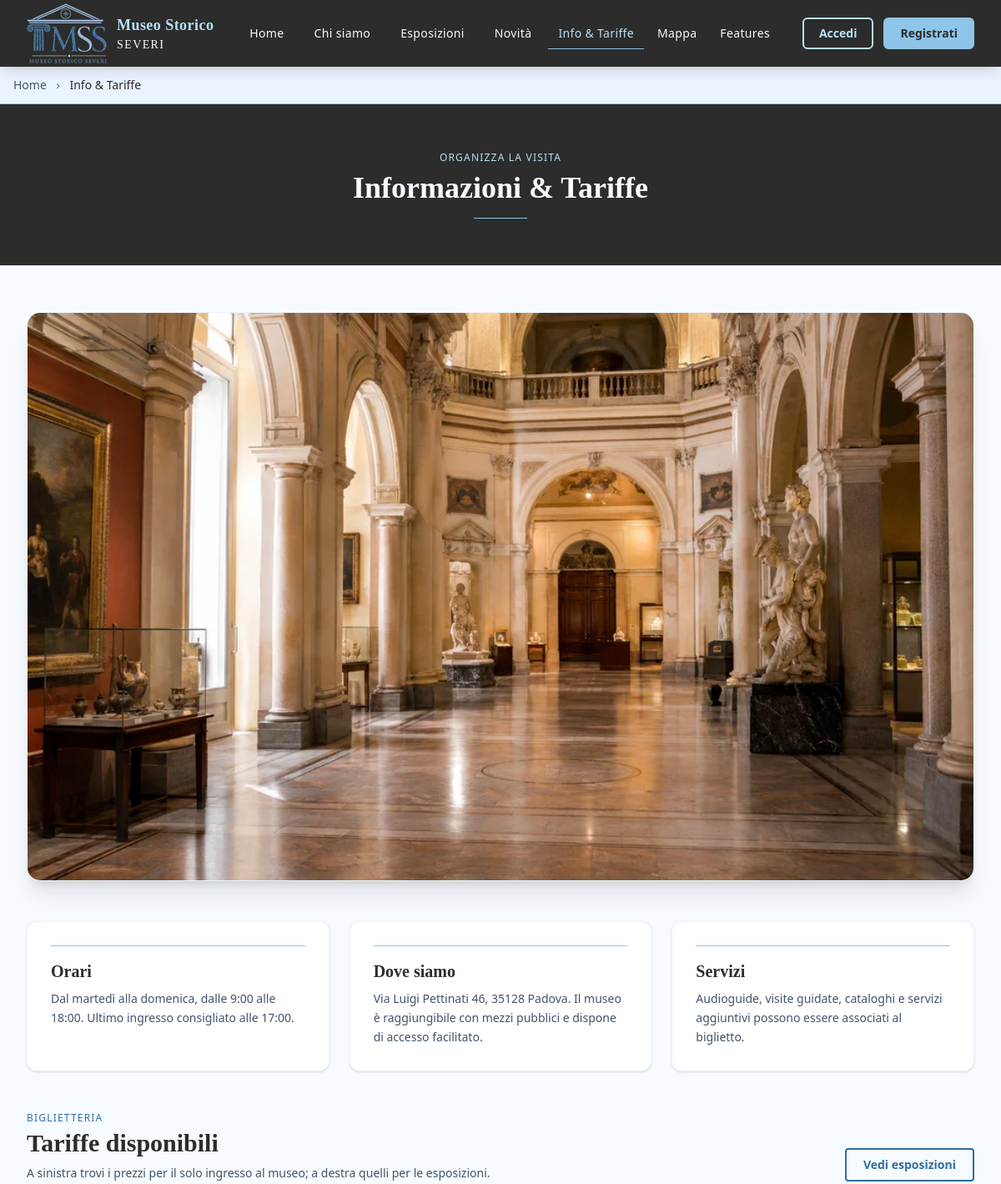
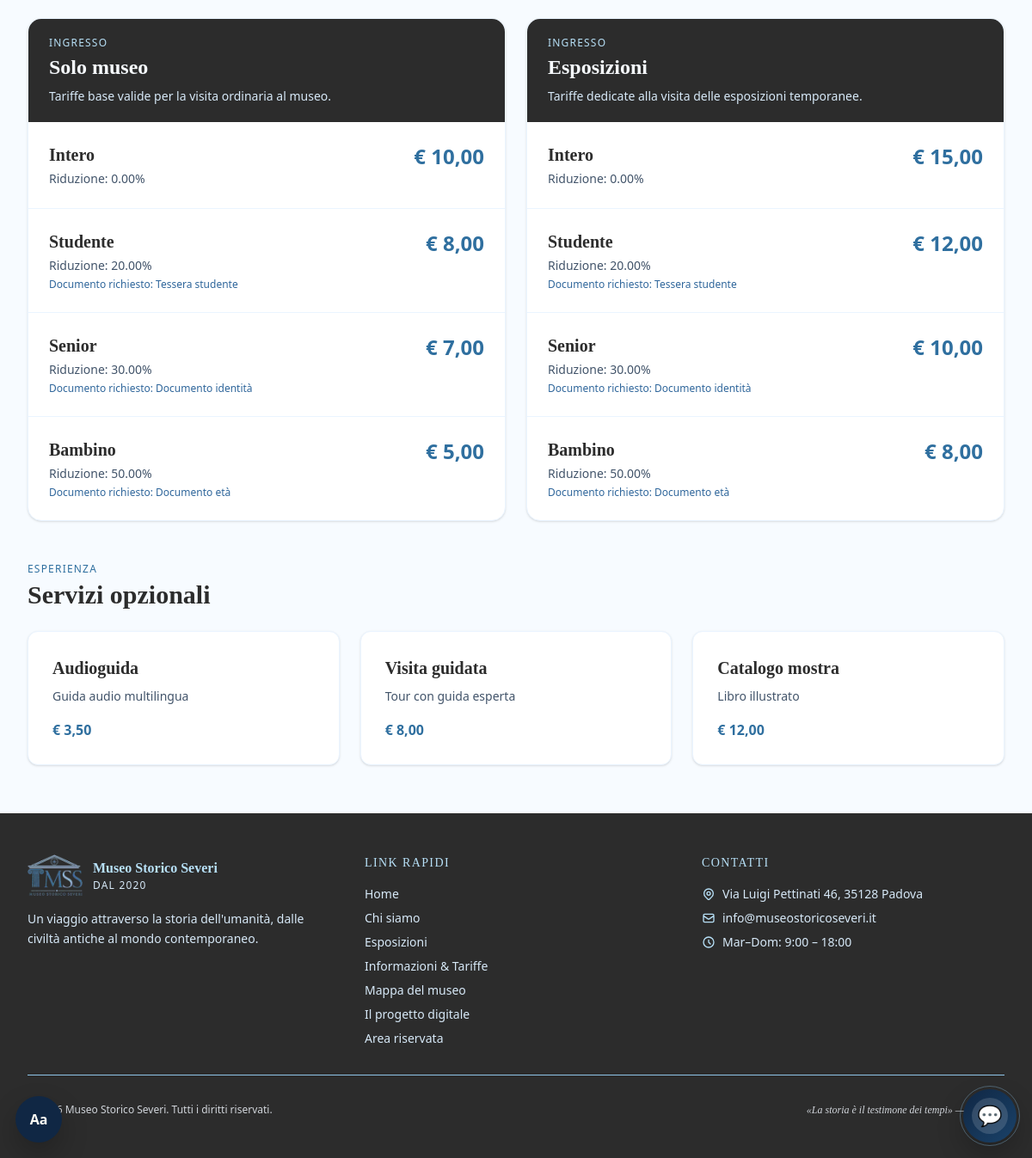
/info.php, run on the app's committed database (2 pictures, top to bottom).
### tables this page shows
CREATE TABLE IF NOT EXISTS Tariffe (
  id_tariffa INT NOT NULL AUTO_INCREMENT,
  tipo_biglietto ENUM('base','esposizione') NOT NULL,
  id_categoria INT NOT NULL,
  prezzo DECIMAL(8,2) NOT NULL,

  PRIMARY KEY (id_tariffa),
  UNIQUE KEY uq_tariffe_tipo_categoria (tipo_biglietto, id_categoria),
  KEY idx_tariffe_categoria (id_categoria),

  CONSTRAINT fk_tariffe_categoria
    FOREIGN KEY (id_categoria)
    REFERENCES Categorie_Riduzione (id_categoria)
    ON UPDATE CASCADE
    ON DELETE RESTRICT,

  CONSTRAINT chk_tariffe_prezzo CHECK (prezzo >= 0)
);

CREATE TABLE IF NOT EXISTS Categorie_Riduzione (
  id_categoria INT NOT NULL AUTO_INCREMENT,
  nome VARCHAR(80) NOT NULL,
  percentuale_sconto DECIMAL(5,2) NOT NULL DEFAULT 0.00,
  documento_richiesto VARCHAR(150) NULL,

  PRIMARY KEY (id_categoria),
  UNIQUE KEY uq_categorie_nome (nome),

  CONSTRAINT chk_categorie_sconto CHECK (percentuale_sconto >= 0 AND percentuale_sconto <= 100)
);

CREATE TABLE IF NOT EXISTS Servizi_Opzionali (
  id_servizio INT NOT NULL AUTO_INCREMENT,
  nome VARCHAR(100) NOT NULL,
  descrizione TEXT NULL,
  prezzo DECIMAL(8,2) NOT NULL,

  PRIMARY KEY (id_servizio),
  UNIQUE KEY uq_servizi_nome (nome),

  CONSTRAINT chk_servizi_prezzo CHECK (prezzo >= 0)
);

### auth.php (called while the page is built, shortened)
<?php
function clean(string $val): string {
    return htmlspecialchars(trim($val), ENT_QUOTES, 'UTF-8');
}

### info.php (the view, shortened to what this page needs)
<?php
require_once __DIR__ . '/auth.php';
try {
    $pdo = getDB();
    $tariffeStmt = $pdo->query("SELECT t.tipo_biglietto, cr.nome AS categoria, cr.percentuale_sconto, cr.documento_richiesto, t.prezzo
                                FROM Tariffe t
                                JOIN Categorie_Riduzione cr ON cr.id_categoria = t.id_categoria
                                ORDER BY FIELD(t.tipo_biglietto,'base','esposizione'), t.prezzo DESC");
    $tariffe = $tariffeStmt->fetchAll();
    $serviziStmt = $pdo->query("SELECT nome, descrizione, prezzo FROM Servizi_Opzionali ORDER BY prezzo ASC");
    $servizi = $serviziStmt->fetchAll();
} catch (Exception $e) {
    $tariffe = [];
    $servizi = [];
}
$tariffeBase = array_values(array_filter($tariffe, fn($t) => ($t['tipo_biglietto'] ?? '') === 'base'));
$tariffeEsposizione = array_values(array_filter($tariffe, fn($t) => ($t['tipo_biglietto'] ?? '') === 'esposizione'));
include __DIR__ . '/header.php';
?>
<div class="bg-avorio-dark border-b border-oro border-opacity-20 py-3">
  <div class="max-w-7xl mx-auto px-4 text-sm text-gray-500 font-body">
    <a href="<?= SITE_URL ?>/index.php" class="hover:text-oro transition-colors">Home</a>
    <span class="mx-2 text-oro">›</span>
    <span class="text-antracite">Info & Tariffe</span>
  </div>
</div>
<section class="bg-antracite py-14">
  <div class="max-w-7xl mx-auto px-4 text-center fade-up">
    <p class="text-oro text-xs uppercase tracking-widest font-body mb-2">Organizza la visita</p>
    <h1 class="font-display text-avorio text-4xl font-bold">Informazioni & Tariffe</h1>
    <div class="w-16 h-px bg-oro mx-auto mt-4"></div>
  </div>
</section>
<main class="max-w-7xl mx-auto px-4 sm:px-6 lg:px-8 py-14">
  <figure class="mb-12 rounded-2xl overflow-hidden shadow-xl border border-avorio-dark bg-white">
    <picture>
      <source srcset="<?= SITE_URL ?>/img/foto/percorso-museale.webp 640w, <?= SITE_URL ?>/img/foto/percorso-museale@2x.webp 960w" sizes="(max-width: 1024px) 100vw, 960px">
      <img src="<?= SITE_URL ?>/img/foto/percorso-museale.webp" width="960" height="576" alt="Percorso museale" class="w-full h-auto object-cover" loading="lazy" decoding="async">
    </picture>
  </figure>
  <section class="grid grid-cols-1 sm:grid-cols-2 lg:grid-cols-3 gap-6 mb-12">
    <article class="bg-white rounded-xl shadow p-7 border border-avorio-dark">
      <div class="w-10 h-px bg-oro mb-4"></div>
      <h2 class="font-display text-xl font-bold text-antracite mb-2">Orari</h2>
      <p class="text-gray-500 text-sm leading-relaxed">Dal martedì alla domenica, dalle 9:00 alle 18:00. Ultimo ingresso consigliato alle 17:00.</p>
    </article>
    <article class="bg-white rounded-xl shadow p-7 border border-avorio-dark">
      <div class="w-10 h-px bg-oro mb-4"></div>
      <h2 class="font-display text-xl font-bold text-antracite mb-2">Dove siamo</h2>
      <p class="text-gray-500 text-sm leading-relaxed">Via Luigi Pettinati 46, 35128 Padova. Il museo è raggiungibile con mezzi pubblici e dispone di accesso facilitato.</p>
    </article>
    <article class="bg-white rounded-xl shadow p-7 border border-avorio-dark">
      <div class="w-10 h-px bg-oro mb-4"></div>
      <h2 class="font-display text-xl font-bold text-antracite mb-2">Servizi</h2>
      <p class="text-gray-500 text-sm leading-relaxed">Audioguide, visite guidate, cataloghi e servizi aggiuntivi possono essere associati al biglietto.</p>
    </article>
  </section>
  <section class="mb-12">
    <div class="flex items-end justify-between gap-4 mb-6">
      <div>
        <p class="text-oro text-xs uppercase tracking-widest font-body mb-1">Biglietteria</p>
        <h2 class="font-display text-3xl font-bold text-antracite">Tariffe disponibili</h2>
        <p class="text-gray-500 text-sm mt-2">A sinistra trovi i prezzi per il solo ingresso al museo; a destra quelli per le esposizioni.</p>
      </div>
      <a href="<?= SITE_URL ?>/esposizioni.php" class="hidden sm:inline-block btn-outline px-5 py-2 rounded text-sm font-body">Vedi esposizioni</a>
    </div>
    <?php if (empty($tariffe)): ?>
      <div class="bg-white rounded-xl shadow p-8 text-center text-gray-500">Tariffe non disponibili. Verifica la connessione al database.</div>
    <?php else: ?>
      <div class="grid grid-cols-1 lg:grid-cols-2 gap-6">
        <article class="bg-white rounded-2xl shadow border border-avorio-dark overflow-hidden">
          <div class="bg-antracite px-6 py-5">
            <p class="text-oro text-xs uppercase tracking-widest font-body mb-1">Ingresso</p>
            <h3 class="font-display text-2xl text-avorio font-bold">Solo museo</h3>
            <p class="text-gray-400 text-sm mt-2">Tariffe base valide per la visita ordinaria al museo.</p>
          </div>
          <div class="divide-y divide-avorio-dark">
            <?php if (empty($tariffeBase)): ?>
              <div class="p-6 text-gray-500 text-sm">Nessuna tariffa base disponibile.</div>
            <?php else: ?>
              <?php foreach ($tariffeBase as $t): ?>
                <div class="p-6 flex items-start justify-between gap-4 hover:bg-avorio transition-colors">
                  <div>
                    <h4 class="font-display text-xl font-bold text-antracite"><?= clean($t['categoria']) ?></h4>
                    <p class="text-sm text-gray-500 mt-1">Riduzione: <?= clean($t['percentuale_sconto']) ?>%</p>
                    <?php if (!empty($t['documento_richiesto'])): ?>
                      <p class="text-xs text-acciaio mt-1">Documento richiesto: <?= clean($t['documento_richiesto']) ?></p>
                    <?php endif; ?>
                  </div>
                  <div class="text-right shrink-0">
                    <div class="text-2xl font-bold text-oro">€ <?= number_format((float)$t['prezzo'], 2, ',', '.') ?></div>
                  </div>
                </div>
              <?php endforeach; ?>
            <?php endif; ?>
          </div>
        </article>
        <article class="bg-white rounded-2xl shadow border border-avorio-dark overflow-hidden">
          <div class="bg-antracite px-6 py-5">
            <p class="text-oro text-xs uppercase tracking-widest font-body mb-1">Ingresso</p>
            <h3 class="font-display text-2xl text-avorio font-bold">Esposizioni</h3>
            <p class="text-gray-400 text-sm mt-2">Tariffe dedicate alla visita delle esposizioni temporanee.</p>
          </div>
          <div class="divide-y divide-avorio-dark">
            <?php if (empty($tariffeEsposizione)): ?>
              <div class="p-6 text-gray-500 text-sm">Nessuna tariffa esposizione disponibile.</div>
            <?php else: ?>
              <?php foreach ($tariffeEsposizione as $t): ?>
                <div class="p-6 flex items-start justify-between gap-4 hover:bg-avorio transition-colors">
                  <div>
                    <h4 class="font-display text-xl font-bold text-antracite"><?= clean($t['categoria']) ?></h4>
                    <p class="text-sm text-gray-500 mt-1">Riduzione: <?= clean($t['percentuale_sconto']) ?>%</p>
                    <?php if (!empty($t['documento_richiesto'])): ?>
                      <p class="text-xs text-acciaio mt-1">Documento richiesto: <?= clean($t['documento_richiesto']) ?></p>
                    <?php endif; ?>
                  </div>
                  <div class="text-right shrink-0">
                    <div class="text-2xl font-bold text-oro">€ <?= number_format((float)$t['prezzo'], 2, ',', '.') ?></div>
                  </div>
                </div>
              <?php endforeach; ?>
            <?php endif; ?>
          </div>
        </article>
      </div>
    <?php endif; ?>
  </section>
  <section>
    <p class="text-oro text-xs uppercase tracking-widest font-body mb-1">Esperienza</p>
    <h2 class="font-display text-3xl font-bold text-antracite mb-6">Servizi opzionali</h2>
    <div class="grid grid-cols-1 sm:grid-cols-2 lg:grid-cols-3 gap-6">
      <?php if (empty($servizi)): ?>
        <div class="bg-white rounded-xl shadow p-8 text-gray-500 md:col-span-3">Servizi non disponibili.</div>
      <?php else: ?>
        <?php foreach ($servizi as $s): ?>
          <article class="bg-white rounded-xl shadow p-7 border border-avorio-dark hover:shadow-lg transition-shadow">
            <h3 class="font-display text-xl font-bold text-antracite mb-2"><?= clean($s['nome']) ?></h3>
            <p class="text-gray-500 text-sm leading-relaxed mb-4"><?= clean($s['descrizione'] ?? '') ?></p>
            <div class="text-oro font-bold">€ <?= number_format((float)$s['prezzo'], 2, ',', '.') ?></div>
          </article>
        <?php endforeach; ?>
      <?php endif; ?>
    </div>
  </section>
</main>
<?php include __DIR__ . '/footer.php'; ?>

### data on the page
tariffe: id_categoria.nome "Intero", id_categoria.percentuale_sconto "0.00", prezzo "10,00"
tariffe: id_categoria.nome "Studente", id_categoria.percentuale_sconto "20.00", id_categoria.documento_richiesto "Tessera studente", prezzo "8,00"
tariffe: id_categoria.nome "Senior", id_categoria.percentuale_sconto "30.00", id_categoria.documento_richiesto "Documento identità", prezzo "7,00"
tariffe: id_categoria.nome "Bambino", id_categoria.percentuale_sconto "50.00", id_categoria.documento_richiesto "Documento età", prezzo "5,00"
tariffe: id_categoria.nome "Intero", id_categoria.percentuale_sconto "0.00", prezzo "15,00"
tariffe: id_categoria.nome "Studente", id_categoria.percentuale_sconto "20.00", id_categoria.documento_richiesto "Tessera studente", prezzo "12,00"
tariffe: id_categoria.nome "Senior", id_categoria.percentuale_sconto "30.00", id_categoria.documento_richiesto "Documento identità", prezzo "10,00"
tariffe: id_categoria.nome "Bambino", id_categoria.percentuale_sconto "50.00", id_categoria.documento_richiesto "Documento età", prezzo "8,00"
servizi_opzionali: nome "Audioguida", descrizione "Guida audio multilingua", prezzo "3,50"
servizi_opzionali: nome "Visita guidata", descrizione "Tour con guida esperta", prezzo "8,00"
servizi_opzionali: nome "Catalogo mostra", descrizione "Libro illustrato", prezzo "12,00"
